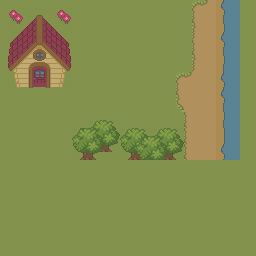

A level layout from a 2D game, rendered from its tile map. Below: a short description, then the map file with its tile-grid data intact:
An orthogonal 32x32 tile map with 8x8 px tiles, 1 tile layer (Tile Layer 1), 2 tilesets.

<map version="1.10" tiledversion="1.10.2" orientation="orthogonal" renderorder="right-down" width="32" height="32" tilewidth="8" tileheight="8" infinite="0" nextlayerid="2" nextobjectid="1">
 <tileset firstgid="1" source="outdoortileset2.tsx" />
 <tileset firstgid="521" source="maptileset.tsx" />
 <layer id="1" name="Tile Layer 1" width="32" height="32">
  <data encoding="csv">
575,575,575,575,575,575,575,575,575,575,575,575,575,575,575,575,575,575,575,575,575,575,575,575,662,655,597,25,26,50,575,575,
575,17,18,159,160,161,162,17,18,575,575,575,575,575,575,575,575,575,575,575,575,575,575,575,552,597,597,51,52,50,575,575,
575,43,44,185,186,187,188,43,44,575,575,575,575,575,575,575,575,575,575,575,575,575,575,575,578,597,597,49,50,50,575,575,
575,209,210,211,212,213,214,215,216,575,575,575,575,575,575,575,575,575,575,575,575,575,575,575,604,597,597,23,24,50,575,575,
575,235,236,237,238,239,240,241,242,575,575,575,575,575,575,575,575,575,575,575,575,575,575,575,630,597,597,25,26,50,575,575,
575,261,262,263,264,265,266,267,268,575,575,575,575,575,575,575,575,575,575,575,575,575,575,575,552,597,597,51,52,50,575,575,
575,287,288,289,290,291,292,293,294,575,575,575,575,575,575,575,575,575,575,575,575,575,575,575,578,597,597,49,50,50,575,575,
575,313,314,315,316,317,318,319,320,575,575,575,575,575,575,575,575,575,575,575,575,575,575,575,604,597,597,23,24,50,575,575,
575,339,340,341,342,343,344,345,346,575,575,575,575,575,575,575,575,575,575,575,575,575,575,575,630,597,597,49,50,50,575,575,
575,365,366,367,368,369,370,371,372,575,575,575,575,575,575,575,575,575,575,575,575,575,662,655,656,597,597,25,26,50,575,575,
575,391,392,393,394,395,396,397,398,575,575,575,575,575,575,575,575,575,575,575,575,575,552,597,597,597,597,51,52,50,575,575,
575,575,575,575,575,575,575,575,575,575,575,575,575,575,575,575,575,575,575,575,575,575,578,597,597,597,597,25,26,50,575,575,
575,575,575,575,575,575,575,575,575,575,575,575,575,575,575,575,575,575,575,575,575,575,604,597,597,597,597,51,52,50,575,575,
575,575,575,575,575,575,575,575,575,575,575,575,575,575,575,575,575,575,575,575,575,575,663,597,597,597,597,49,50,50,575,575,
575,575,575,575,575,575,575,575,575,575,575,575,575,575,575,575,575,575,575,575,575,575,575,552,597,597,597,23,24,50,575,575,
575,575,575,575,575,575,575,575,575,575,575,175,176,177,178,575,575,575,575,575,575,575,575,578,597,597,597,49,50,50,575,575,
575,575,575,575,575,575,575,575,575,175,180,181,182,203,204,175,176,177,178,175,176,177,178,552,597,597,597,23,24,50,575,575,
575,575,575,575,575,575,575,575,575,201,206,207,208,229,230,201,202,179,180,181,182,203,204,578,597,597,597,23,24,50,575,575,
575,575,575,575,575,575,575,575,575,227,232,233,234,255,256,227,228,205,206,207,208,229,230,552,597,597,597,25,26,50,575,575,
575,575,575,575,575,575,575,575,575,253,258,259,260,55,55,253,254,231,232,233,234,255,256,578,597,597,597,51,52,50,575,575,
575,575,575,575,575,575,575,575,575,575,575,575,575,575,575,575,575,575,575,575,575,575,575,575,575,575,575,575,575,575,575,575,
575,575,575,575,575,575,575,575,575,575,575,575,575,575,575,575,575,575,575,575,575,575,575,575,575,575,575,575,575,575,575,575,
575,575,575,575,575,575,575,575,575,575,575,575,575,575,575,575,575,575,575,575,575,575,575,575,575,575,575,575,575,575,575,575,
575,575,575,575,575,575,575,575,575,575,575,575,575,575,575,575,575,575,575,575,575,575,575,575,575,575,575,575,575,575,575,575,
575,575,575,575,575,575,575,575,575,575,575,575,575,575,575,575,575,575,575,575,575,575,575,575,575,575,575,575,575,575,575,575,
575,575,575,575,575,575,575,575,575,575,575,575,575,575,575,575,575,575,575,575,575,575,575,575,575,575,575,575,575,575,575,575,
575,575,575,575,575,575,575,575,575,575,575,575,575,575,575,575,575,575,575,575,575,575,575,575,575,575,575,575,575,575,575,575,
575,575,575,575,575,575,575,575,575,575,575,575,575,575,575,575,575,575,575,575,575,575,575,575,575,575,575,575,575,575,575,575,
575,575,575,575,575,575,575,575,575,575,575,575,575,575,575,575,575,575,575,575,575,575,575,575,575,575,575,575,575,575,575,575,
575,575,575,575,575,575,575,575,575,575,575,575,575,575,575,575,575,575,575,575,575,575,575,575,575,575,575,575,575,575,575,575,
575,575,575,575,575,575,575,575,575,575,575,575,575,575,575,575,575,575,575,575,575,575,575,575,575,575,575,575,575,575,575,575,
575,575,575,575,575,575,575,575,575,575,575,575,575,575,575,575,575,575,575,575,575,575,575,575,575,575,575,575,575,575,575,575
</data>
 </layer>
</map>
